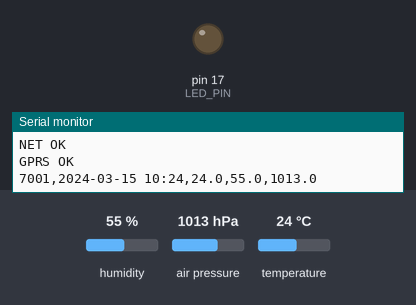
The sketch below on a simulated Arduino Leonardo, built for the host (arithmetic inside an expression is 32-bit, double 64-bit). Parts: output pins drawn as LEDs (lit = HIGH), the last lines printed to the serial monitor. Inputs (shaded band) come from the test bench; at power-on: humidity 55 %, air pressure 1013 hPa, temperature 24 °C. The local clock reads 2024-03-15 10:24:30 at power-on unless the sketch sets it; pins used as bus, display or sensor lines are not drawn.

Above: at 3.11 s.
At 13.2 s:
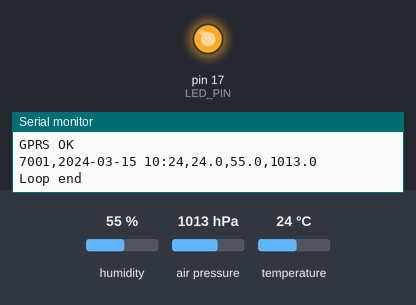
Timing chart, 0 to 29.3 s (numbered marks = the images above):
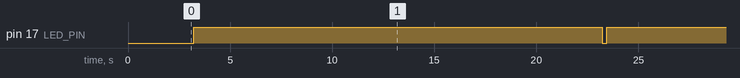

Measured:
- by itself, pin 17 (LED_PIN): alternates HIGH for 20.0 s and LOW for 0.23 s

The sketch:

pro_micro_send_sensors_data_gprs_minimal.ino
```cpp
#define TINY_GSM_MODEM_SIM800
#define TINY_GSM_RX_BUFFER   64
#define TINY_GSM_HAS_SMS      0
#define TINY_GSM_HAS_CALLS    0
#define TINY_GSM_HAS_LOCATION 0
#define TINY_GSM_HAS_FTP      0
#define TINY_GSM_HAS_BLUETOOTH 0
#define TINY_GSM_HAS_MQTT     0
#define TINY_GSM_HAS_SSL      0

#include <TinyGsmClient.h>
#include <Wire.h>
#include "RTClib.h"
#include <SparkFunBME280.h>

BME280 bme;
RTC_DS3231 rtc;

#define DEVICE_ID 7001

const char apn[]    = "internet";
const char server[] = "94.228.123.208";
const int  port     = 8001;

#define SerialGSM Serial1
TinyGsm modem(SerialGSM);
TinyGsmClient client(modem);

#define LED_PIN         17
#define MODEM_RST_PIN   6
#define MODEM_POWER_PIN 5


void setup() {
  pinMode(LED_PIN, OUTPUT);
  pinMode(MODEM_POWER_PIN, OUTPUT);

  digitalWrite(MODEM_POWER_PIN, LOW);

  Serial.begin(9600);
  delay(3000);

  digitalWrite(MODEM_POWER_PIN, HIGH);
  digitalWrite(LED_PIN, LOW);

  // На Pro Micro это пины 2(SDA) и 3(SCL)
  Wire.begin();

  if (!rtc.begin()) {
    Serial.println(F("E1"));
  }
  //rtc.adjust(DateTime(F(__DATE__), F(__TIME__)));

  bme.setI2CAddress(0x76);
  if (!bme.beginI2C()) {
    Serial.println(F("E2"));
  }
}


void initNetwork() {
  SerialGSM.begin(9600);
  Serial.println(F("Initializing modem..."));
  if (!modem.restart()) {
    Serial.println(F("Failed"));
    while (true);
  }
  Serial.println(F("Ready"));

  if (!modem.waitForNetwork()) {
    Serial.println(F("fail."));
    while (true);
  }
  Serial.println(F("NET OK"));

  if (!modem.gprsConnect(apn)) {
    Serial.println(F("fail."));
    while (true);
  }
  Serial.println(F("GPRS OK"));
}


void formatPostData(char* buffer, size_t bufferSize) {
  // 1. Считываем данные
  DateTime now = rtc.now();
  float temperature = bme.readTempC();
  float humidity = bme.readFloatHumidity();
  float pressure = bme.readFloatPressure() / 100.0F;

  // 2. Преобразуем float в целые числа (long), умножив на 10,
  // чтобы сохранить один знак после запятой.
  long temp_int = temperature * 10;
  long hum_int = humidity * 10;
  long press_int = pressure * 10;

  // 3. Формируем строку за один вызов, используя целочисленные типы.
  // snprintf_P читает строку формата (PSTR) из Flash-памяти, экономя SRAM.
  snprintf_P(buffer, bufferSize,
             PSTR("%04d,%04d-%02d-%02d %02d:%02d,%ld.%1ld,%ld.%1ld,%ld.%1ld\n"),
             DEVICE_ID,
             now.year(), now.month(), now.day(), now.hour(), now.minute(),
             temp_int / 10, abs(temp_int % 10),   // Целая и дробная часть температуры
             hum_int / 10, abs(hum_int % 10),     // Целая и дробная часть влажности
             press_int / 10, abs(press_int % 10)  // Целая и дробная часть давления
  );
}


void loop() {
  digitalWrite(MODEM_POWER_PIN, HIGH);
  digitalWrite(LED_PIN, LOW);
  initNetwork();

  char postData[50];
  formatPostData(postData, sizeof(postData));
  Serial.println(postData);

  if (client.connect(server, port)) {
    client.print(postData);
    client.stop();
  }
  else {
    Serial.println(F("E3"));
  }

  modem.gprsDisconnect();

  digitalWrite(MODEM_POWER_PIN, LOW);
  digitalWrite(LED_PIN, HIGH);
  Serial.println(F("Loop end"));
  delay(20 * 1000);
}
```
